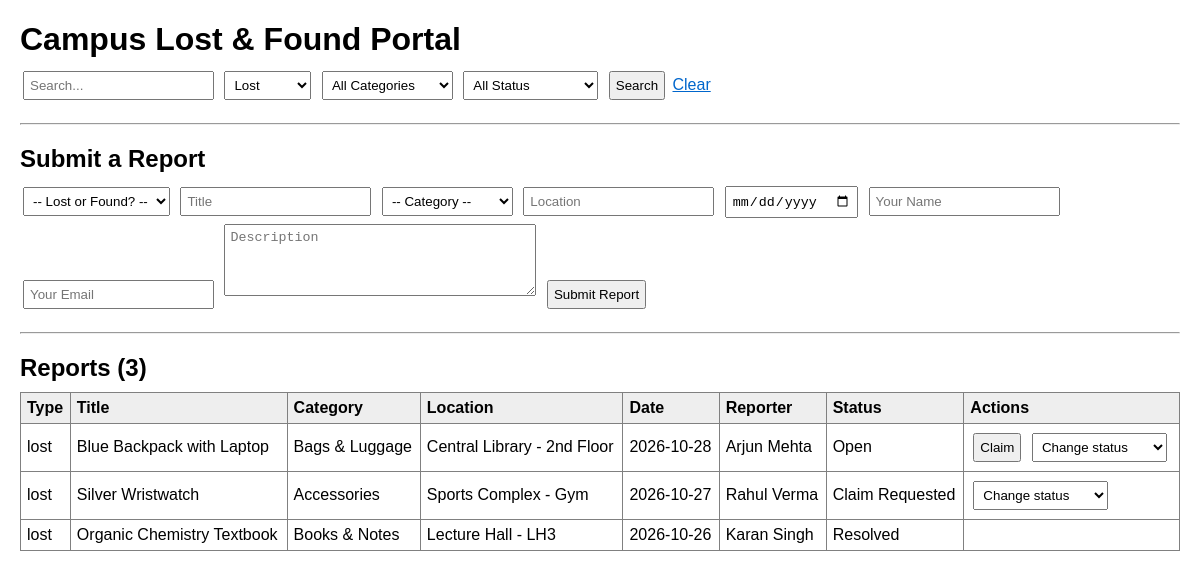
Page /index.php?type=lost on the committed database.
### tables this page shows
CREATE TABLE IF NOT EXISTS reports (
    id INT AUTO_INCREMENT PRIMARY KEY,
    type ENUM('lost', 'found') NOT NULL,
    title VARCHAR(255) NOT NULL,
    category VARCHAR(100) NOT NULL,
    location VARCHAR(255) NOT NULL,
    date_occurred DATE NOT NULL,
    description TEXT NOT NULL,
    reporter_name VARCHAR(150) NOT NULL,
    reporter_email VARCHAR(255) NOT NULL,
    status ENUM('Open', 'Claim Requested', 'Resolved') DEFAULT 'Open',
    image_url VARCHAR(500) DEFAULT NULL,
    created_at TIMESTAMP DEFAULT CURRENT_TIMESTAMP,
    updated_at TIMESTAMP DEFAULT CURRENT_TIMESTAMP ON UPDATE CURRENT_TIMESTAMP
);

### index.php (the view, shortened to what this page needs)
<?php
require "db.php";
$where = [];
$params = [];
if (isset($_GET["type"]) && $_GET["type"] !== "") {
    $where[] = "type = :type";
    $params[":type"] = $_GET["type"];
}
$sql = "SELECT * FROM reports";
if ($where) {
    $sql .= " WHERE " . implode(" AND ", $where);
}
$sql .= " ORDER BY created_at DESC";
$stmt = $pdo->prepare($sql);
$stmt->execute($params);
$reports = $stmt->fetchAll();
?>
<!DOCTYPE html>
<html lang="en">
<head>
    <link rel="stylesheet" href="style.css">
</head>
<body>
<h1>Campus Lost &amp; Found Portal</h1>
<form method="get" action="index.php">
    <input type="text" name="search" placeholder="Search..."
           value="<?php echo htmlspecialchars($_GET['search'] ?? ''); ?>">
    <select name="type">
        <option value="lost" <?php if(($_GET['type']??'')==='lost') echo 'selected';?>>Lost</option>
    </select>
    <select name="category">
        <option value="">All Categories</option>
    </select>
    <select name="status">
        <option value="">All Status</option>
    </select>
    <button type="submit">Search</button>
    <a href="index.php">Clear</a>
</form>
<hr>
<h2>Submit a Report</h2>
<form action="add.php" method="post">
    <select name="type" required>
        <option value="">-- Lost or Found? --</option>
    </select>
    <input type="text" name="title" placeholder="Title" required>
    <select name="category" required>
        <option value="">-- Category --</option>
    </select>
    <input type="text" name="location" placeholder="Location" required>
    <input type="date" name="date_occurred" required>
    <input type="text" name="reporter_name" placeholder="Your Name" required>
    <input type="email" name="reporter_email" placeholder="Your Email" required>
    <textarea name="description" placeholder="Description" required></textarea>
    <button type="submit">Submit Report</button>
</form>
<hr>
<h2>Reports (<?php echo count($reports); ?>)</h2>
<table border="1" cellpadding="5">
    <tr>
        <th>Type</th><th>Title</th><th>Category</th><th>Location</th>
        <th>Date</th><th>Reporter</th><th>Status</th><th>Actions</th>
    </tr>
    <?php foreach ($reports as $r): ?>
    <tr>
        <td><?php echo htmlspecialchars($r["type"]); ?></td>
        <td><?php echo htmlspecialchars($r["title"]); ?></td>
        <td><?php echo htmlspecialchars($r["category"]); ?></td>
        <td><?php echo htmlspecialchars($r["location"]); ?></td>
        <td><?php echo htmlspecialchars($r["date_occurred"]); ?></td>
        <td><?php echo htmlspecialchars($r["reporter_name"]); ?></td>
        <td id="status-<?php echo $r['id']; ?>"><?php echo htmlspecialchars($r["status"]); ?></td>
        <td>
            <?php if ($r["status"] === "Open"): ?>
                <button class="claim-btn" data-id="<?php echo $r['id']; ?>">Claim</button>
            <?php endif; ?>
            <?php if ($r["status"] !== "Resolved"): ?>
                <select class="status-change" data-id="<?php echo $r['id']; ?>">
                    <option value="">Change status</option>
                </select>
            <?php endif; ?>
        </td>
    </tr>
    <?php endforeach; ?>
</table>
</body>
</html>

### style.css (style rules this page uses)
body { font-family: sans-serif; margin: 20px; }
h1, h2, h3 { margin-bottom: 10px; }
form { margin-bottom: 15px; }
input, select, textarea, button { margin: 3px; padding: 5px; }
textarea { width: 300px; height: 60px; }
table { border-collapse: collapse; width: 100%; margin-top: 10px; }
th, td { padding: 6px; text-align: left; }
th { background: #eee; }
a { color: #0066cc; }
hr { margin: 20px 0; }

### rows in the picture
reports: type "lost", title "Blue Backpack with Laptop", category "Bags & Luggage", location "Central Library - 2nd Floor", date_occurred "2026-10-28", reporter_name "Arjun Mehta", status "Open"
reports: type "lost", title "Silver Wristwatch", category "Accessories", location "Sports Complex - Gym", date_occurred "2026-10-27", reporter_name "Rahul Verma", status "Claim Requested"
reports: type "lost", title "Organic Chemistry Textbook", category "Books & Notes", location "Lecture Hall - LH3", date_occurred "2026-10-26", reporter_name "Karan Singh", status "Resolved"

### other values in the picture
count($reports) "3"
